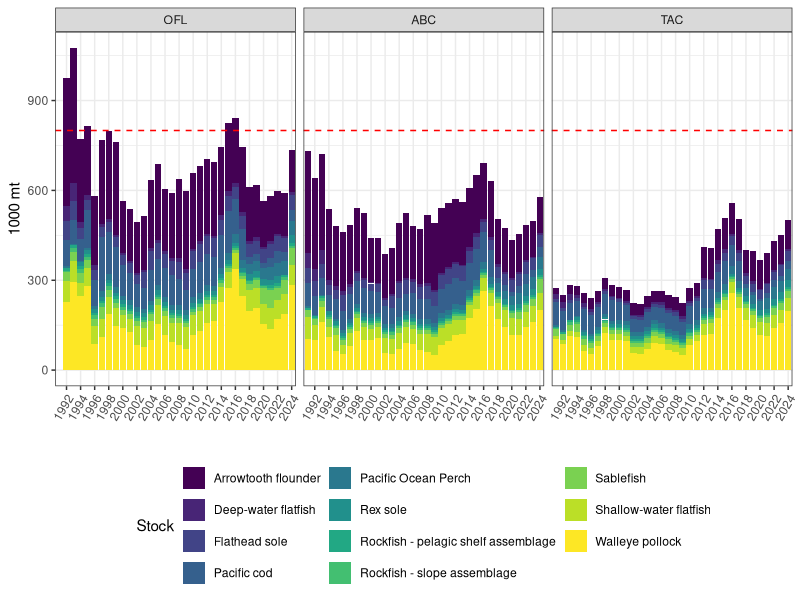

Recreate this plot in R.
# Alberto Rovellini
# 4/11/2024
# This cript takes the harvest specification Table from AKFIN answers (1986-2024)
# We can probably drop Fig. S1.2 and 1.3 
library(readxl)
library(tidyverse)
library(viridis)

grps <- read.csv("data/GOA_Groups.csv")

specs <- read_excel("data/GOA_harvest specs_1986-2024.xlsx", 
                    sheet = 1,
                    na = "n/a",
                    n_max = 131)

# lots of cleaning to do
# drop asterisks and commas and turn to numeric
for(col in names(specs)){
  specs[[col]] <- gsub("\\*","", specs[[col]])
  specs[[col]] <- gsub(",","", specs[[col]])
}

# now handle column names
# pad years
colnames(specs) <- c("", "", rep(2024:1986, each = 3))
# collapse column names with the first row for pivot later
new_row <- rep(NA, ncol(specs))
for(i in 1:ncol(specs)){
  new_row[i] <- paste(specs[1,i], names(specs)[i], sep = "_")
  new_row[1:2] <- gsub("_","",new_row[1:2])
}

# set new colnames
colnames(specs) <- new_row
# drop old row 1
specs <- specs[-1,]

# now pad the species column
for(i in 1:nrow(specs)){
  if(is.na(specs[i,1])){
    specs[i,1] <- specs[i-1,1]
  }
}

# pivot longer, split spec and year, add Tier and Atlantis functional group
specs_long <- specs %>%
  pivot_longer(-c(Species, Area), names_to = "Spec_Year", values_to = "mt") %>%
  separate(Spec_Year, into = c("Spec", "Year"), sep = "_") %>%
  filter(Year > 1990, Area == "Total") %>%
  mutate(mt = as.numeric(mt))

species <- sort(unique(specs_long$Species))
key <- data.frame("Species" = species,
                  "Tier" = c(3,5,3,3,3,5,3,4,4,3,3,3,3,3,3,3,3,3,3),
                  "Code" = c("ATF","SKB","FFD","RFP","FHS","SKL","RFS","FFS","RFD","COD","POP","RFP","POL","REX","RFS","SBF","FFS","RFS","RFS"))

specs_long <- specs_long %>%
  left_join(key, by = "Species") %>%
  left_join(grps %>% select(Code, LongName), by = "Code")

# order factors
specs_long$Spec <- factor(specs_long$Spec, levels = c("OFL", "ABC", "TAC"))


# make a bar chart
new_fig1 <- specs_long %>%
  filter(Tier == 3) %>%
  group_by(Year, Spec, LongName) %>%
  summarise(mt = sum(mt, na.rm = T)) %>%
  ggplot(aes(x = Year, y = mt/1000, fill = LongName))+
  geom_bar(stat = "identity", position = "stack")+
  scale_fill_viridis_d()+
  geom_hline(yintercept = 800, linetype = "dashed", color = "red")+
  theme_bw()+
  scale_x_discrete(breaks = seq(1992,2024,2))+
  labs(x = "", y = "1000 mt", fill = "Stock")+
  theme(axis.text.x = element_text(angle = 60, hjust = 1))+
  theme(legend.position="bottom",
        legend.spacing.x = unit(0.1, 'cm'))+
  guides(fill = guide_legend(nrow = 4))+
  facet_grid(~Spec)

ggsave("../Paper2OY/text/figures/fig1.png", new_fig1, width = 8, height = 4)

